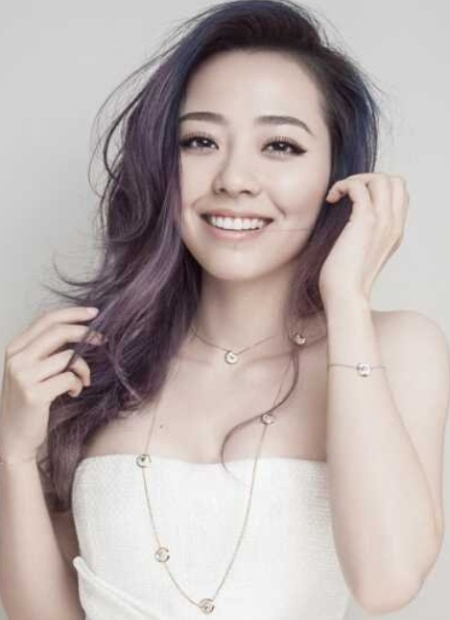
#> input picture day6-opencv/Image/image_girl.jpg, 450 x 620 px
$ python 1OpenCVTest.py
#> lines starting #> are read from the running program, lines starting #| are printed output that depends on the picture; after the words box and inside, x2 and y2 are one past the last pixel; in counts of white or black regions, pixels touching at a corner belong together
import cv2 as cv
import numpy as np

# 1. 读取图像

img = cv.imread("Image/image_girl.jpg")
#> img is the input picture: shape (620, 450, 3); mean B, G, R 172.4, 174.6, 185.8
# x y轴取像素点修改！！
img[25:125,25:125]=[0,0,0]
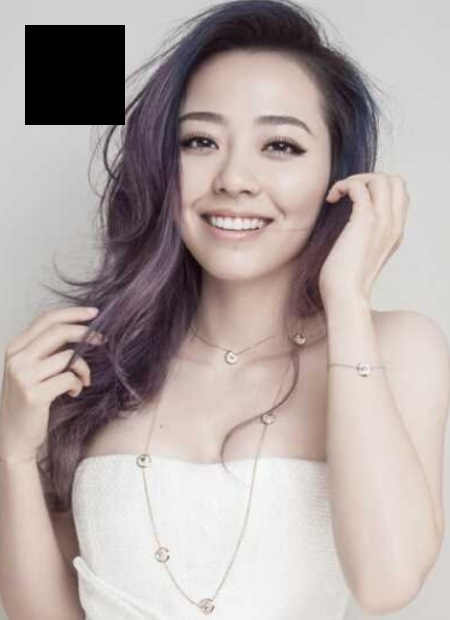
#> img: shape (620, 450, 3); 3.58% of pixels changed, all inside (x1, y1, x2, y2) = (25, 25, 125, 125)
print(img.shape)
#| (620, 450, 3)
# 图像拆分  分割通道  顺序是bgr 不是标准的RGB
b, g, r = cv.split(img)
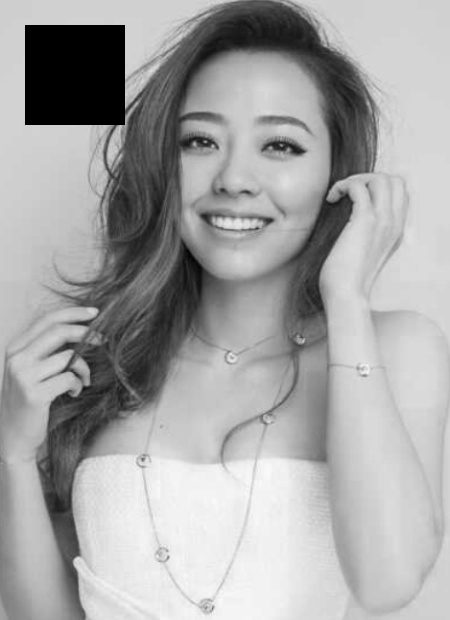
#> b: shape (620, 450); min 0, max 251, mean 164.9
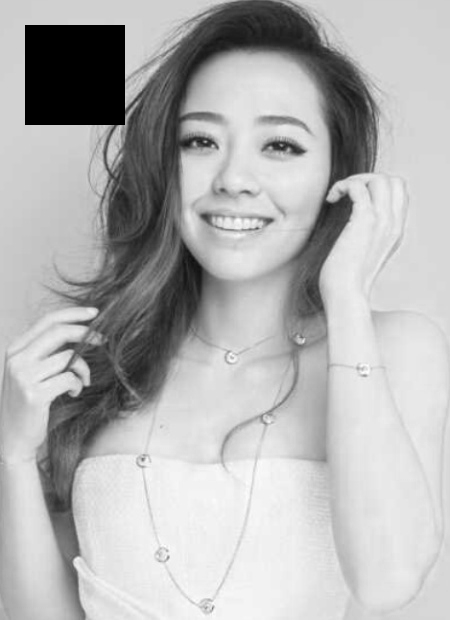
#> r: shape (620, 450); min 0, max 255, mean 178.4
# 2.显示
cv.imshow('b', b)
cv.imshow('g', g)
cv.imshow('r', r)
cv.imshow('girl', img)

# 图像合成
img1=cv.merge([r,g,b])
cv.imshow('Image1',img1)

# 3.保存
cv.imwrite('save.jpg', img)
# 停留，单位是毫秒   0代表一直存在  或者不写也是一直存在
cv.waitKey()

cv.destroyAllWindows()  # 所有！窗口全部关闭

$ run again, with day6-opencv/Image/image_tree.jpg copied over day6-opencv/Image/image_girl.jpg
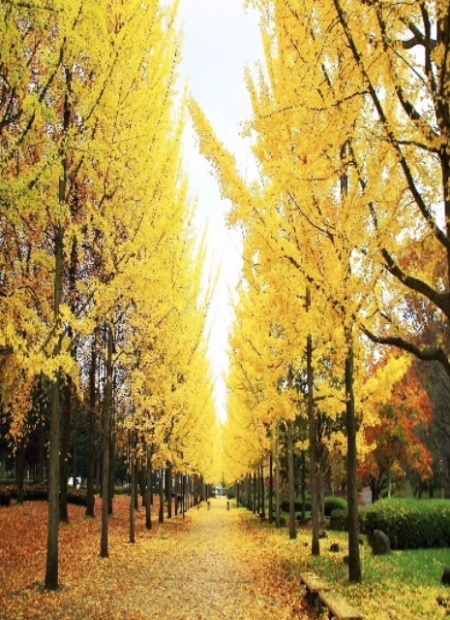
#> input picture day6-opencv/Image/image_tree.jpg, 450 x 620 px
#> img is the input picture: shape (620, 450, 3); mean B, G, R 78.2, 149.1, 175.5
#> img: shape (620, 450, 3); 3.58% of pixels changed, all inside (x1, y1, x2, y2) = (25, 25, 125, 125)
#| (620, 450, 3)
#> `b, g, r = cv.split(img)`:
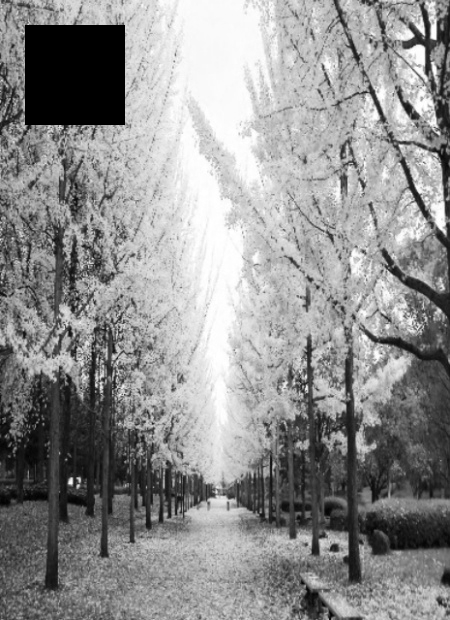
#> g: shape (620, 450); min 0, max 255, mean 143.3
#> `b, g, r = cv.split(img)`:
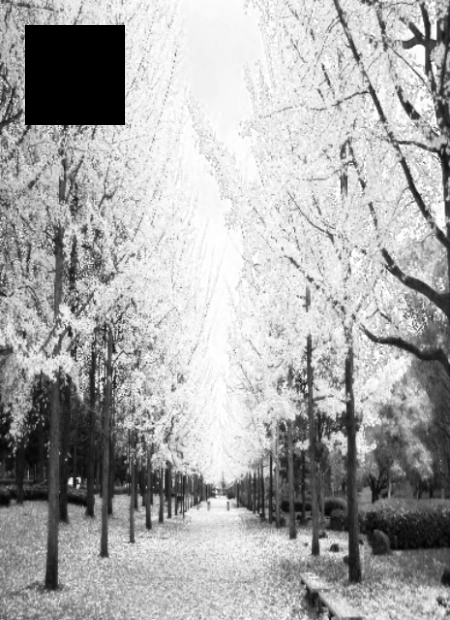
#> r: shape (620, 450); min 0, max 255, mean 168.7
